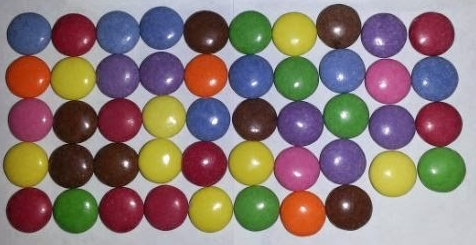
#> input picture images/smarties02.JPG, 476 x 245 px, found by its file name
$ python GDV_tutorial_07.py   (older library calls are emulated)
#> lines starting #> are read from the running program, lines starting #| are printed output that depends on the picture; after the words box and inside, x2 and y2 are one past the last pixel; in counts of white or black regions, pixels touching at a corner belong together
import cv2
import numpy as np

# Goal: Count the number of green smarties in the images
# define green in HSV
hue = 60  # 60 is pure green
hue_range = 10
saturation = 155
saturation_range = 100
value = 155
value_range = 100
lower_green = np.array([hue - hue_range, saturation -
                       saturation_range, value - value_range])
upper_green = np.array([hue + hue_range, saturation +
                       saturation_range, value + value_range])

# load image
img = cv2.imread('images\\smarties02.JPG', cv2.IMREAD_COLOR)
#> img is the input picture: shape (245, 476, 3); mean B, G, R 116.3, 120.7, 137.6
img = cv2.resize(img, (800, 600))
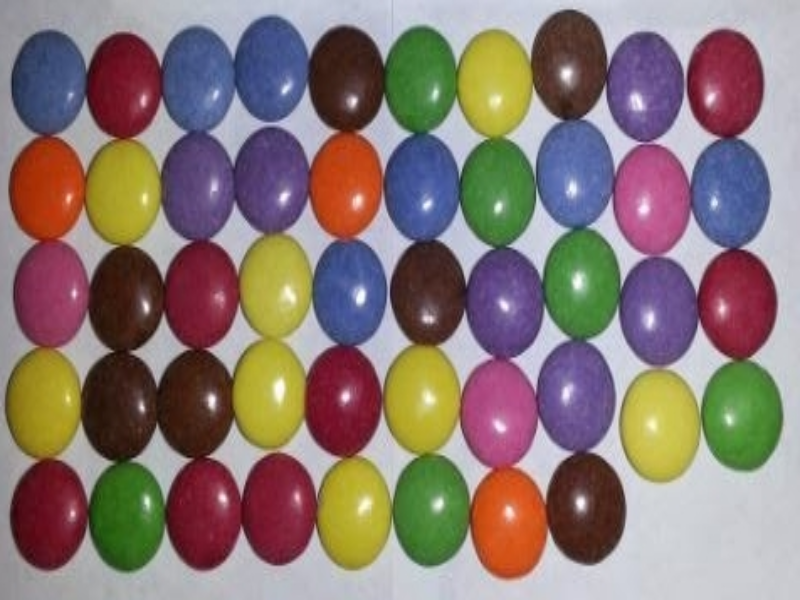
#> img: shape (600, 800, 3); mean B, G, R 116.2, 120.5, 137.5

# convert to HSV
hsv = cv2.cvtColor(img, cv2.COLOR_BGR2HSV)
#> hsv: shape (600, 800, 3); mean H, S, V 94.6, 102.7, 153.3

# create a mask
mask = cv2.inRange(hsv, lower_green, upper_green)
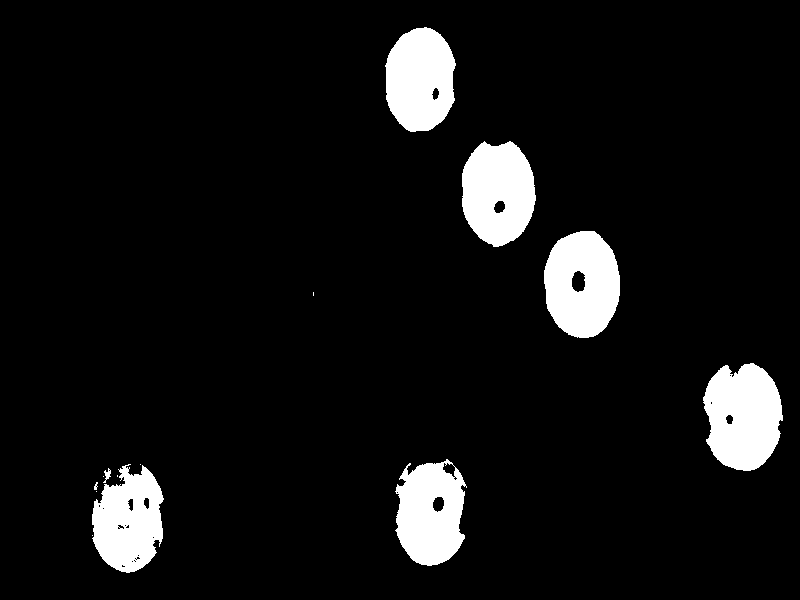
#> mask: shape (600, 800); 7.5% white; 14 white regions (6 under 20 px), largest, box (x1, y1, x2, y2) and area: (703, 363, 783, 471) 6569, (544, 231, 620, 338) 6255, (462, 141, 536, 247) 6012

# morphological operations code
# optional mapping of values with morphological shapes


def morph_shape(val):
    if val == 0:
        return cv2.MORPH_RECT
    elif val == 1:
        return cv2.MORPH_CROSS
    elif val == 2:
        return cv2.MORPH_ELLIPSE


# dilation with parameters
def dilatation(img, size, shape):
    kernel = cv2.getStructuringElement(shape, (2 * size + 1, 2 * size + 1),
                                       (size, size))
    return cv2.dilate(img, kernel)


# erosion with parameters
def erosion(img, size, shape):
    kernel = cv2.getStructuringElement(shape, (2 * size + 1, 2 * size + 1),
                                       (size, size))
    return cv2.erode(img, kernel)


# opening with parameters
def opening(img, size, shape):
#> called with size = 3, shape = 2
    kernel = cv2.getStructuringElement(shape, (2 * size + 1, 2 * size + 1),
                                       (size, size))
    return cv2.morphologyEx(img, cv2.MORPH_OPEN, kernel)
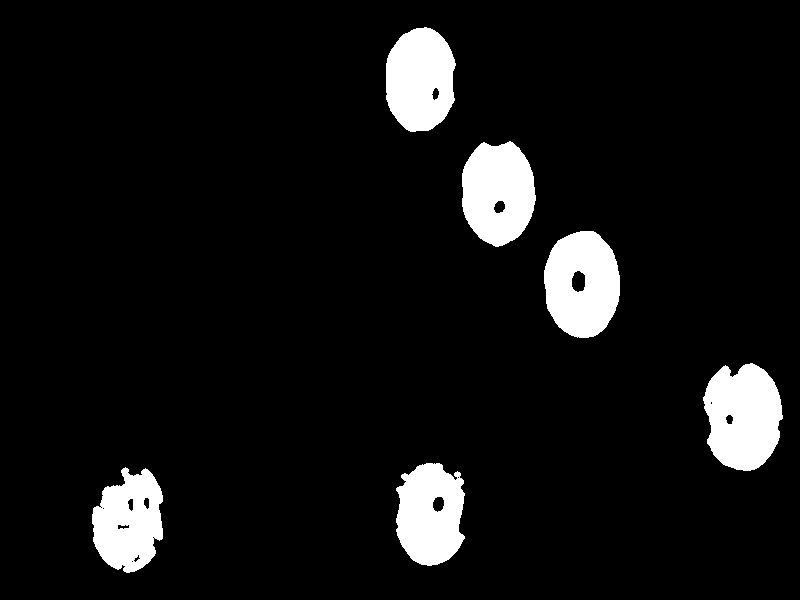
#> returned value: shape (600, 800); 7.4% white; 6 white regions, box (x1, y1, x2, y2) and area: (703, 363, 783, 471) 6537, (544, 231, 620, 338) 6248, (462, 141, 536, 247) 6000, (386, 27, 456, 132) 5791, (396, 463, 465, 566) 5526, (92, 467, 163, 573) 5351


# closing with parameters
def closing(img, size, shape):
#> called with size = 3, shape = 2
    kernel = cv2.getStructuringElement(shape, (2 * size + 1, 2 * size + 1),
                                       (size, size))
    return cv2.morphologyEx(img, cv2.MORPH_CLOSE, kernel)
#> returned value: shape (600, 800); 7.5% white; 6 white regions, box (x1, y1, x2, y2) and area: (703, 363, 783, 471) 6570, (544, 231, 620, 338) 6252, (462, 141, 536, 247) 6010, (386, 27, 456, 132) 5848, (396, 463, 465, 566) 5557, (92, 467, 163, 573) 5531


# debug mask images to illustrate morphological operations
# cv2.imshow('Mask image',mask)
# cv2.waitKey(0)


# apply morphological operations
# see https://docs.opencv.org/master/db/df6/tutorial_erosion_dilatation.html
kernel_size = 3
kernel_shape = morph_shape(2)
mask = opening(mask, kernel_size, kernel_shape)
mask = closing(mask, kernel_size, kernel_shape)


# find connected components
connectivity = 8
(numLabels, labels, stats, centroids) = cv2.connectedComponentsWithStats(
    mask, connectivity, cv2.CV_32S)
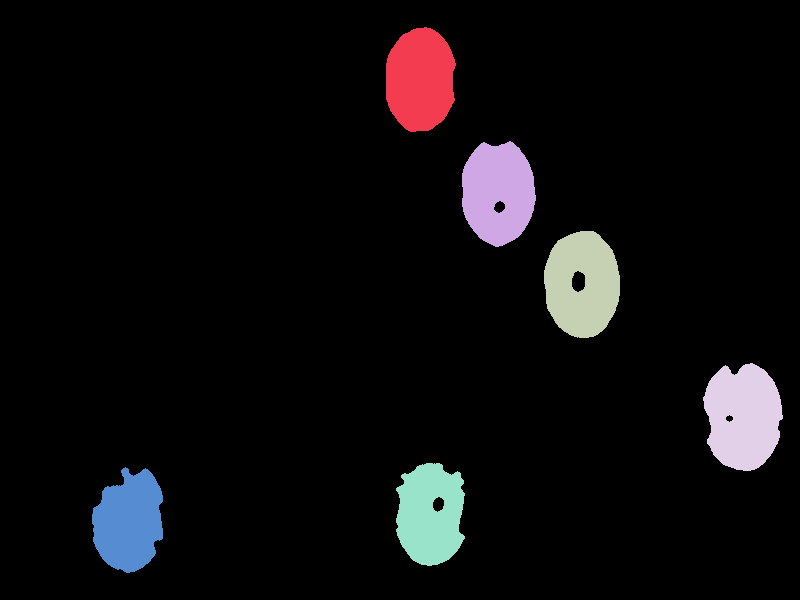
#> labels: shape (600, 800) int32; 7 distinct labels, from 0 to 6; one colour per label, 0 black
#> numLabels = 7; stats = [[0, 0, 800, 600, 444232], [386, 27, 70, 105, 5848], [462, 141, 74, 106, 6010], [544, 231, 76, 107, 6252], [703, 363, 80, 108, 6570], [396, 463, 69, 103, 5557], [92, 467, 71, 106, 5531]]; centroids = [[393.3, 296.9], [419.8, 79.29], [497.7, 192.2], [581.8, 283.8], [742.8, 416.3], [429.9, 513.8], [128.6, 521.4]]

# helper variables for drawing and candidate rejection
red_BGR = (0, 0, 255)
green_BGR = (0, 255, 0)
circle_size = 10
circle_thickness = 5
min_size = 10
expected_roundness = 0.5
numRejected = 1

# go through all (reasonable) found connected components
for i in range(1, numLabels):
    # check size and roundness as plausibility
    x = stats[i, cv2.CC_STAT_LEFT]
    y = stats[i, cv2.CC_STAT_TOP]
    w = stats[i, cv2.CC_STAT_WIDTH]
    h = stats[i, cv2.CC_STAT_HEIGHT]
    if w < min_size or h < min_size:
        print('Found a too small component.')
        numRejected += 1
        continue  # found component is too small to be correct
    if w > h:
        roundness = 1.0 / (w/h)
    elif h > w:
        roundness = 1.0 / (h/w)
    if (roundness < expected_roundness):
        print('Found a component that is not round enough.')
        numRejected += 1
        continue  # ratio of width and height is not suitable

    # find and draw center
    center = centroids[i]
    center = np.round(center)
    center = center.astype(int)
    cv2.circle(img, center, circle_size, red_BGR, circle_thickness)

    # find and draw bounding box
    cv2.rectangle(img, (x, y), (x + w, y + h), green_BGR, 3)
#> this loop made 6 passes
#> (x, y, w, h, roundness, center) on passes 1 to 6: (386, 27, 70, 105, 0.667, [420, 79]), (462, 141, 74, 106, 0.698, [498, 192]), (544, 231, 76, 107, 0.71, [582, 284]), (703, 363, 80, 108, 0.741, [743, 416]), (396, 463, 69, 103, 0.67, [430, 514]), (92, 467, 71, 106, 0.67, [129, 521])
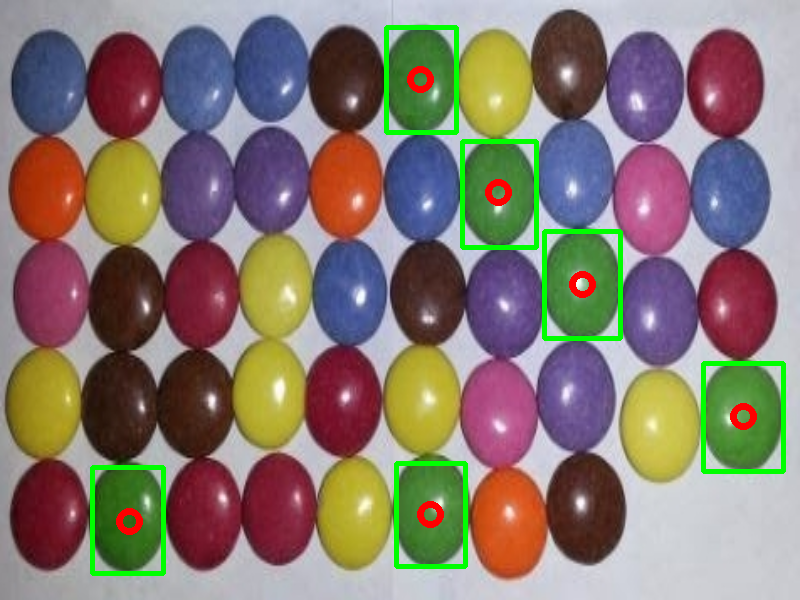
#> img: shape (600, 800, 3); 2.75% of pixels changed, all inside (x1, y1, x2, y2) = (90, 25, 786, 576)
#> after the loop, numRejected = 1

# print out number of connected components
print('We have found', str(numLabels-numRejected), 'green smarties.')
#| We have found 6 green smarties.


# show the original image with drawings in one window
cv2.imshow('Original image', img)
# show the masked image in another window

# show the mask image in another window
cv2.imshow('Mask image', mask)
cv2.imwrite('mask.jpg', mask)

cv2.waitKey(0)
cv2.destroyAllWindows()

$ run again, with images/smarties01.JPG copied over images/smarties02.JPG
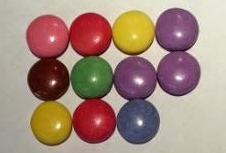
#> input picture images/smarties01.JPG, 226 x 153 px, found by its file name
#> img is the input picture: shape (153, 226, 3); mean B, G, R 124.7, 137.2, 164
#> hsv: shape (600, 800, 3); mean H, S, V 65.8, 84.4, 166.5
#> `mask = cv2.inRange(hsv, lower_green, upper_green)`:
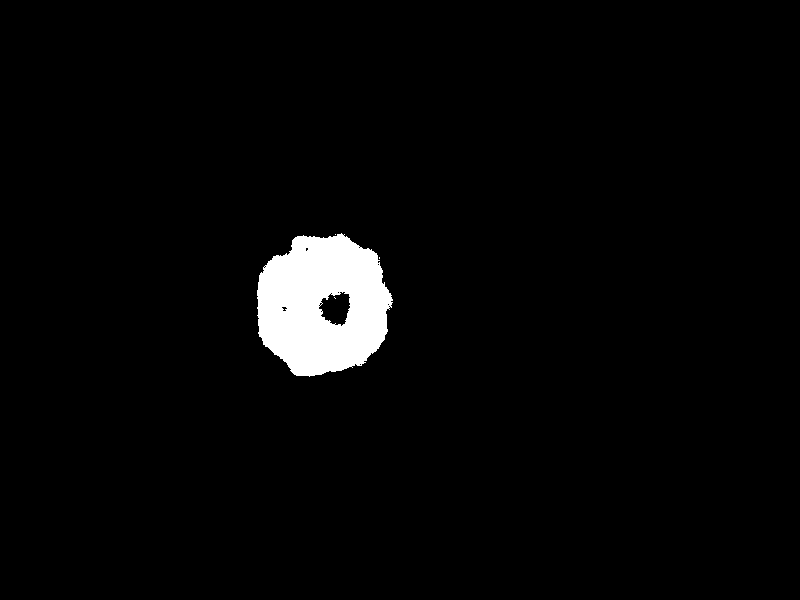
#> mask: shape (600, 800); 3% white; 4 white regions (3 under 20 px), largest, box (x1, y1, x2, y2) and area: (257, 233, 393, 377) 14237
#> labels: shape (600, 800) int32; values 0 (black) and 1 (white), 2.9% white; 1 white region, box (x1, y1, x2, y2) and area: (257, 234, 392, 377) 14150
#> numLabels = 2; stats = [[0, 0, 800, 600, 465850], [257, 234, 135, 143, 14150]]; centroids = [[401.9, 299.3], [321.9, 304.6]]
#> the loop `for i in range(1, numLabels):` made 1 pass
#> (x, y, w, h, roundness, center) on pass 1: (257, 234, 135, 143, 0.944, [322, 305])
#> after the loop `for i in range(1, numLabels):`:
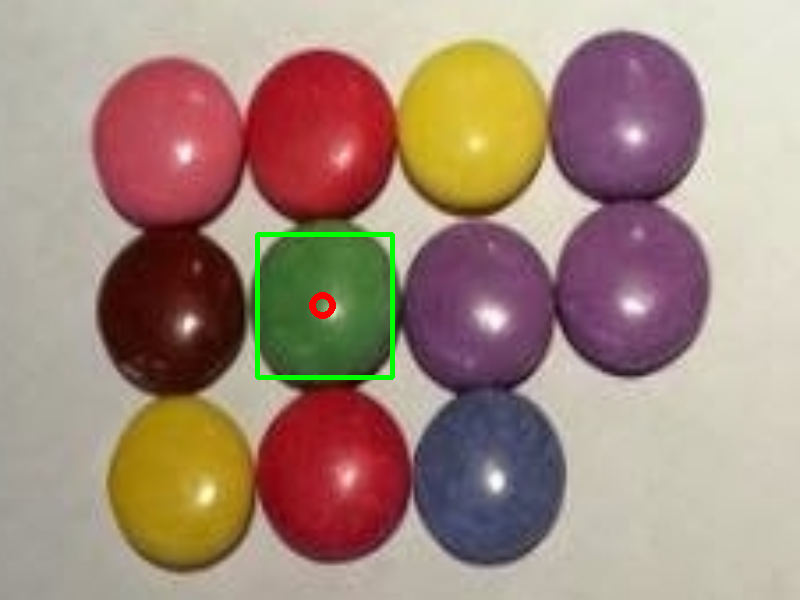
#> img: shape (600, 800, 3); mean B, G, R 123.9, 137.8, 163.4
#> after the loop `for i in range(1, numLabels):`: numRejected = 1
#| We have found 1 green smarties.

$ run again, with images/smarties03.JPG copied over images/smarties02.JPG
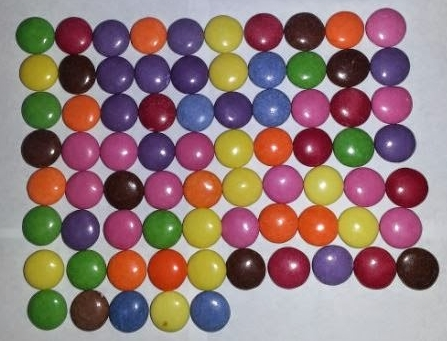
#> input picture images/smarties03.JPG, 447 x 341 px, found by its file name
#> img is the input picture: shape (341, 447, 3); mean B, G, R 119.3, 121.1, 146
#> hsv: shape (600, 800, 3); mean H, S, V 96.7, 97.1, 156.7
#> mask: shape (600, 800); 5.3% white; 19 white regions (9 under 20 px), largest, box (x1, y1, x2, y2) and area: (598, 226, 670, 294) 3688, (514, 91, 583, 156) 3507, (49, 512, 120, 581) 3503
#> `(numLabels, labels, stats, centroids) = cv2.connectedComponentsWithSta..`:
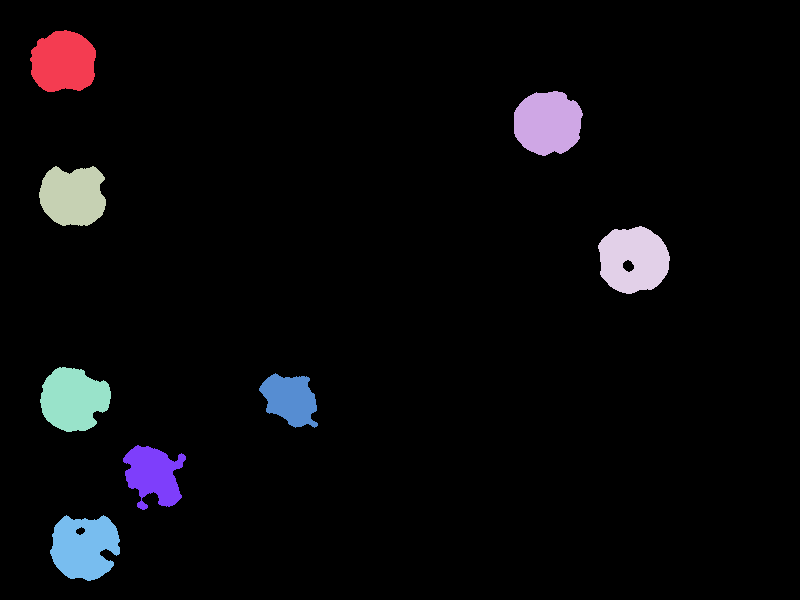
#> labels: shape (600, 800) int32; 9 distinct labels, from 0 to 8; one colour per label, 0 black
#> numLabels = 9; stats = [[0, 0, 800, 600, 454779], [30, 30, 66, 62, 3272], [514, 91, 69, 65, 3520], [39, 166, 67, 60, 3224], [598, 226, 72, 68, 3688], [40, 367, 71, 65, 3394], [259, 373, 59, 55, 2170], [123, 445, 63, 65, 2529], [50, 515, 70, 66, 3424]]; centroids = [[407.9, 299.6], [62.95, 61.6], [547.4, 122.6], [72.56, 195.7], [633.1, 259.3], [73.02, 399], [289.9, 398.9], [153, 474.5], [83.83, 546.8]]
#> the loop `for i in range(1, numLabels):` made 8 passes
#> (x, y, w, h, roundness, center) on passes 1 to 8: (30, 30, 66, 62, 0.939, [63, 62]), (514, 91, 69, 65, 0.942, [547, 123]), (39, 166, 67, 60, 0.896, [73, 196]), (598, 226, 72, 68, 0.944, [633, 259]), (40, 367, 71, 65, 0.915, [73, 399]), (259, 373, 59, 55, 0.932, [290, 399]), (123, 445, 63, 65, 0.969, [153, 474]), (50, 515, 70, 66, 0.943, [84, 547])
#> after the loop `for i in range(1, numLabels):`:
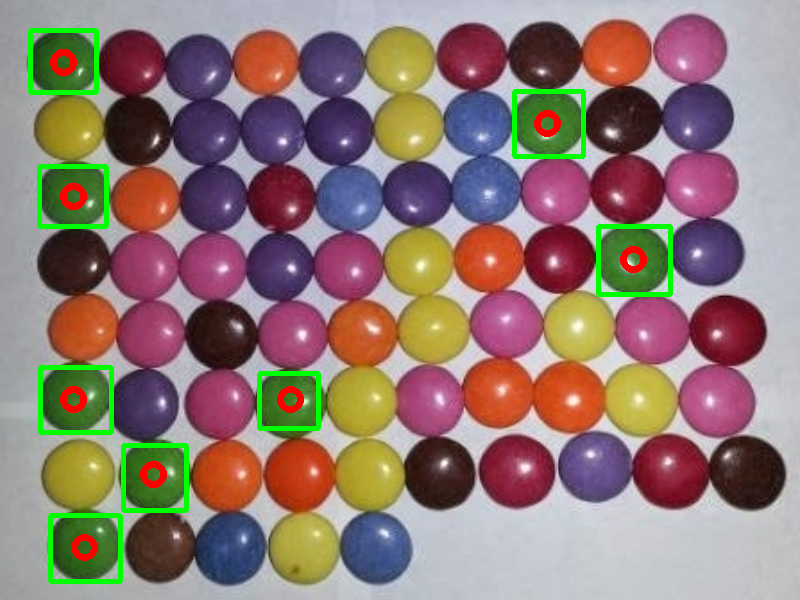
#> img: shape (600, 800, 3); mean B, G, R 116.2, 122.6, 144.4
#> after the loop `for i in range(1, numLabels):`: numRejected = 1
#| We have found 8 green smarties.
